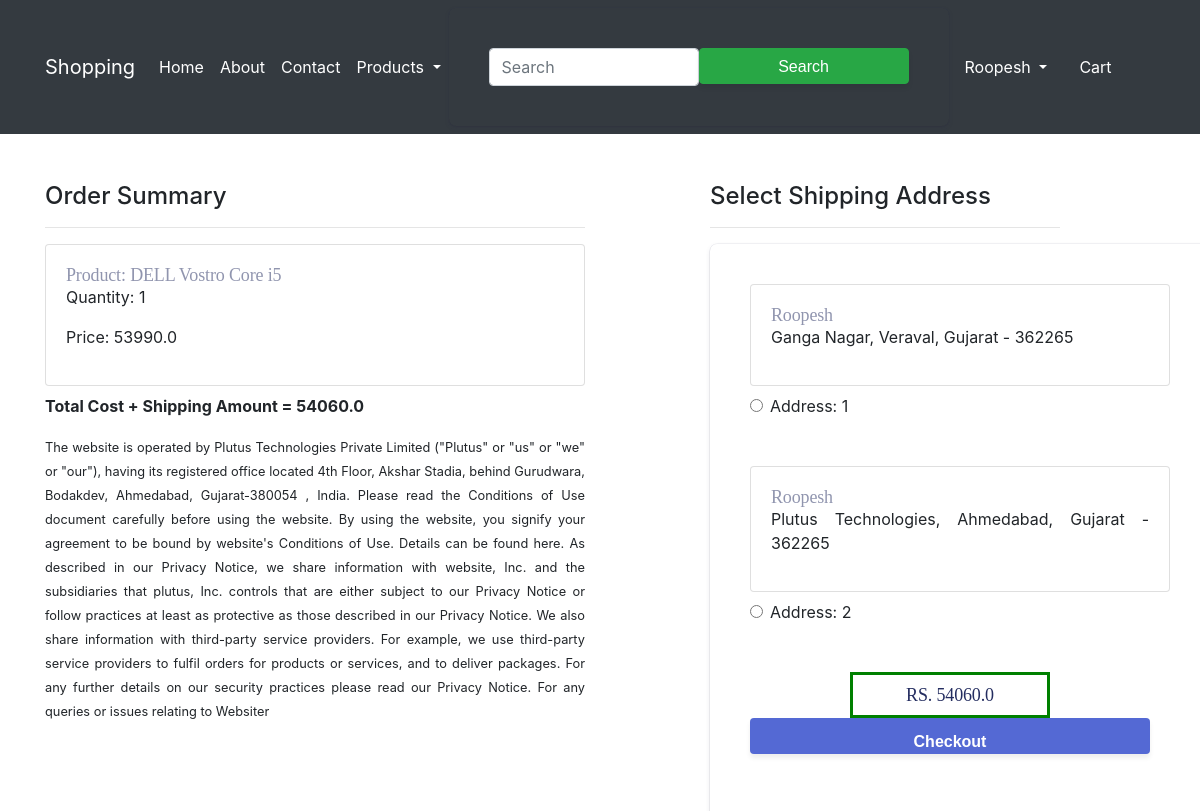
The app's page /checkout/11 (signed in), older data.
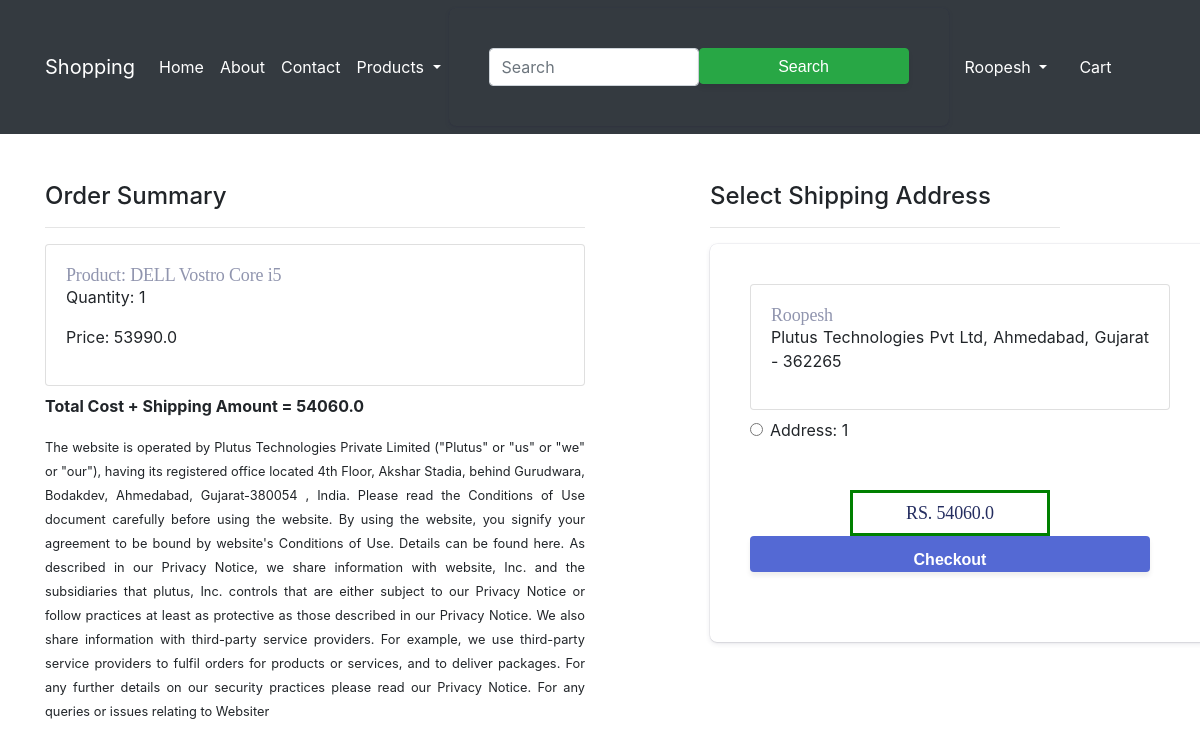
The same page, newer data.
### app/models.py (models this page shows, shortened)
class Product(models.Model):
    user = models.ForeignKey(User, on_delete=models.CASCADE)
    title = models.CharField(max_length=50)
    stripe_product_id = models.CharField(max_length=100)
    selling_price = models.FloatField()
    stripe_price_id = models.CharField(max_length=100)
    discounted_price = models.FloatField()
    description = models.TextField()
    brand = models.CharField(max_length=50)
    category = models.CharField(choices=CATEGORY_CHOICES, max_length=20)
    product_img = models.ImageField(upload_to='productimg')
    file = models.FileField(upload_to='product_files/', blank=True, null=True)
    url = models.URLField(blank=True, null=True)
    def __str__(self):
        return str(self.id)

class Customer(models.Model):
    user = models.OneToOneField(User, related_name='customer', on_delete=models.CASCADE)
    name = models.CharField(max_length=20)
    locality = models.CharField(max_length=20)
    city = models.CharField(max_length=20)
    zipcode = models.IntegerField()
    state = models.CharField(choices=STATE_CHOICES, max_length=50)

### app/views.py (the view)
# urls.py: path('checkout/<int:pk>', views.CheckoutView.as_view(), name='checkoutdata'),
class CheckoutView(View):
    def get(self, request, pk):
        user = request.user
        product = Product.objects.get(pk=pk)
        add = Customer.objects.filter(user=user)
        prod_items = Product.objects.filter(Q(id=product.id))
        print(prod_items)
        amount = 0.0
        shipping_amount = 70.0
        totalamount = 0.0
        prod = [p for p in Product.objects.all() if p.id == product.id]
        print(prod)
        if prod:
            for p in prod:
                tempamount = (1 * p.discounted_price)
                amount += tempamount
            totalamount = amount + shipping_amount
        return render(request, 'app/checkout.html', {'add': add, 'product': product, 'totalamount': totalamount, 'prod_items': prod_items})

### app/templates/app/checkout.html (shortened to what this page needs)
{% extends 'app/basic.html' %}
{% block body %}
<div class="container" xmlns="http://www.w3.org/1999/html">
 <div class="row mt-5">
  <div class="col-sm-6">
    <h4>Order Summary</h4>
    <hr>
      {% for item in prod_items %}
          <div class="card mb-2">
            <div class="card-body">
              <h5>Product: {{item.title}}</h5>
              <p>Quantity: {{forloop.counter}}</p>
              <p class="fw-bold">Price: {{item.discounted_price}}</p>
            </div>
          </div>
      {% endfor %}
      <b><p class="fw-bold">Total Cost + Shipping Amount = {{totalamount}}</p></b>
<small>
    The website  is operated by Plutus Technologies Private Limited ("Plutus" or "us" or "we" or "our"), having its registered office located 4th Floor, Akshar Stadia, behind Gurudwara, Bodakdev, Ahmedabad, Gujarat-380054 , India. Please read the Conditions of Use document carefully before using the website. By using the  website, you signify your agreement to be bound by website's Conditions of Use. Details can be found here. As described in our Privacy Notice, we share information with website, Inc. and the subsidiaries that plutus, Inc. controls that are either subject to our Privacy Notice or follow practices at least as protective as those described in our Privacy Notice. We also share information with third-party service providers. For example, we use third-party service providers to fulfil orders for products or services, and to deliver packages. For any further details on our security practices please read our Privacy Notice. For any queries or issues relating to Websiter</small>
  </div>
  <div class="col-sm-4 offset-sm-1">
    <h4>Select Shipping Address</h4>
    <hr>
    <form action="/paymentdone" id="myform">
      {% for ad in add %}
      <div class="card">
        <div class="card-body">
        <h5>{{ad.name}}</h5>
        <p>{{ad.locality}}, {{ad.city}}, {{ad.state}} - {{ad.zipcode}}</p>
          </div>
      </div>
        <div class="form-check mt-2 mb-5">
          <input class="form-check-input" type="radio" value="{{ad.id}}" name="custid" id="custadd{{forloop.counter}}">
          <label class="form-check-label fw-bold">
            Address: {{forloop.counter}} </label>
        </div>
        {% endfor %}
        <div class="text-end">
          <section>
          <div class="product">
              <div class="description" border-color="#ffffff">
                    <h3> RS. {{totalamount}}</h3>
              </div>
          </div>
          <form action="/create-checkout-session" method="POST">
              <button type="submit" id="checkout-button">Checkout</button>
          </form>
            </section>
        </div>
      </form>
    </div>
  </div>
</div>
{% endblock %}

Row changes from the older to the newer data that the page shows:
removed Customer: name "Roopesh", locality "Ganga Nagar", city "Veraval", state "Gujarat", zipcode "362265"
changed Customer "Roopesh": locality "Plutus Technologies" → "Plutus Technologies Pvt Ltd"
